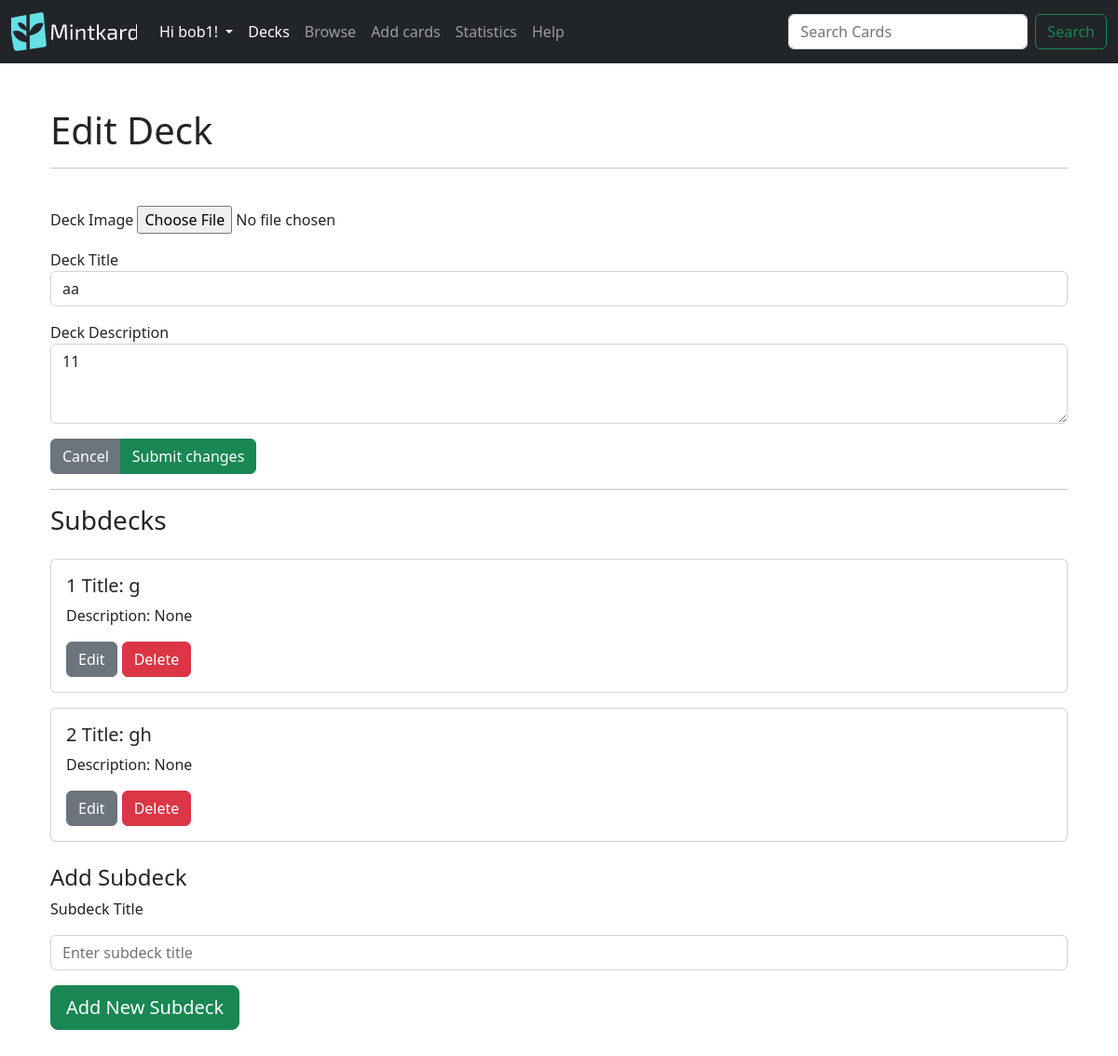
/decks/edit-deck/3 (signed in), run on the app's committed database.
### mintkard/models.py (models this page shows)
class User(db.Model,UserMixin):
    id = db.Column(db.Integer,primary_key= True)
    username = db.Column(db.String(100), unique = True)
    email = db.Column(db.String(75),unique=True)
    password = db.Column(db.String(150))
    decks = db.relationship('Deck',backref = 'user_decks',lazy=True)#stores all the decks that the owner owns, in the parents class

class Deck(db.Model):
    id = db.Column(db.Integer, primary_key=True)
    name = db.Column(db.String(100),nullable=False)
    description = db.Column(db.String(100))
    date = db.Column(db.DateTime(timezone=True),default=func.now())
    image_hash = db.Column(db.String, nullable=True)#new
    parent_id = db.Column(db.Integer, db.ForeignKey('deck.id'))#This is the foreign key for the parent deck
    children_deck = db.relationship('Deck',backref=db.backref('parent', remote_side=[id]),primaryjoin='Deck.parent_id == Deck.id')#This is the relationship for the child deck, the backref is the parent deck, the primaryjoin is the foreign key for the child deck
    cards = db.relationship('Card',lazy= True,cascade='all, delete-orphan',backref='deck')#cascade will delete all the cards in the deck if its deleted
    user_id = db.Column(db.Integer, db.ForeignKey('user.id'))

### mintkard/decks.py (the view, shortened to what this page needs)
@login_required
@decks.route('/edit-deck/<int:deck_id>',methods=['GET','POST'])
def edit_deck(deck_id):
    try:
        current_deck = Deck.query.filter_by(id=deck_id,user_id =current_user.id).first()#.all()    parent_id=None,
    except Exception as e:
        flash('Error : {}'.format(e),category='danger')
    if current_deck is None:
        flash('Deck id cannot be found',category='danger')
        return redirect(url_for('decks.decks_route'),code=301)
    return render_template("edit_deck.html",deck=current_deck)

### mintkard/decks.py (called while the page is built)
@decks.before_request
@login_required
def before_request():
    try:
        g.fmanager = FlashcardManager(user=current_user.id, app=current_app)
        g.fmanagerstats = FlashcardManagerStats(user=current_user.id, app=current_app)
        g.fmanagerstats_public = FlashcardManagerPublicStats(user=None,app=current_app)#there is no user as it gets the apps average data
    except Exception as e:
        flash('Error inilizing flashcard manager: {}'.format(e),category='danger')

### mintkard/templates/edit_deck.html (shortened to what this page needs)
{% extends 'layout.html' %}
{% block body %}
<div class="container my-5">
  <h1>
    Edit Deck
  </h1>
  <hr>
  <br>
  <form method="post" enctype="multipart/form-data">
    <div class="d-grid gap-3">
      <div class="form-group">
        <label for="deckImage">Deck Image</label>
        <input type="file" name="image" accept="image/*">
      </div>
      <div class="form-group">
        <label for="deckTitle">Deck Title</label>
        <input type="text" class="form-control" name="name" value="{{deck.name}}">
      </div>
      <div class="form-group">
        <label for="deckDescription">Deck Description</label>
        <textarea class="form-control" name="description" rows="3">{{deck.description}}</textarea>
      </div>
    </div>
    <div class="btn-group mt-3">
      <a type="button" class="btn btn-secondary" href="/decks/">Cancel</a>
      <input type="submit" class="btn btn-success" name="submit" value="Submit changes"></input>
    </div>
  </form>
  <hr>
  <h3>Subdecks</h3>
  <div id="flashcard-deck" class="d-grid ">
    {% for subdeck in deck.children_deck %}
    <div class="card mt-3">
      <div class="card-body">
        <h5 class="card-title">{{loop.index}} Title: {{subdeck.name}}</h5>
        <p class="card-text">Description: {{subdeck.description}}</p>
        <div class=" d-flex ">
          <a class="btn btn-secondary mr-3" href=/decks/edit-deck/{{subdeck.id}}>Edit</a>
          <form method = "post"><button class="btn btn-danger ml-3" type="submit" name="delete_subdeck" value="{{subdeck.id}}" style="margin-left: 5px">Delete</button></form>
        </div>
      </div>
    </div>
    {% endfor %}
  </div>
  <br>
  <h4> Add Subdeck</h4>
  <form method="post">
    <div class="form-group d-grid gap-3">
      <label for="subdeck_title">Subdeck Title</label>
      <input type="text" class="form-control" name="subdeck_name" id="subdeck_title" placeholder="Enter subdeck title">
    </div>
    <div class="btn-group mt-3">
      <button type="submit" class="btn btn-success btn-lg" name="add_subdeck" value="add">Add New Subdeck</button>
    </div>
  </form>
</div>
{% endblock %}

### mintkard/templates/layout.html (shortened to what this page needs)
<!DOCTYPE html>
<html lang="en">
<head>
    <link rel="stylesheet" href="https://cdnjs.cloudflare.com/ajax/libs/font-awesome/4.7.0/css/font-awesome.min.css">
</head>
<link href="https://cdn.jsdelivr.net/npm/bootstrap@5.2.3/dist/css/bootstrap.min.css" rel="stylesheet"
>
<body>
    <nav class="navbar navbar-expand-lg navbar-dark bg-dark">
        <div class="container-fluid">
            <a class="navbar-brand" href="/home"><img src="/static/logo.png" alt="Mintkard" width="135" height="42"></a>
            <div class="collapse navbar-collapse" id="navbarSupportedContent">
                <ul class="navbar-nav me-auto mb-2 mb-lg-0">
                    {% if current_user.is_authenticated %}
                    <li class="nav-item dropdown">
                        <a class="nav-link dropdown-toggle" href="#" id="navbarDropdown" role="button" data-bs-toggle="dropdown" aria-expanded="false" style="color:white">
                            Hi {{ current_user.username }}!
                        </a>
                    </li>
                    <li class="nav-item">
                        <a class="nav-link active" aria-current="page" href="/decks/">Decks</a>
                    </li>
                    <li class="nav-item">
                        <a class="nav-link" href="/decks/browse">Browse</a>
                    </li>
                    <li class="nav-item">
                        <a class="nav-link" href="/decks/create">Add cards</a>
                    </li>
                    <li class="nav-item">
                        <a class="nav-link" href="/decks/stats">Statistics</a>
                    </li>
                    <li class="nav-item">
                        <a class="nav-link" href="/decks/help">Help</a>
                    </li>
                    {% endif %}
                </ul>
                <form  action ="{{url_for('decks.browse')}}" class="d-flex">
                    <input class="form-control me-2" name ="search" type="search" placeholder="Search Cards" aria-label="Search">
                    <button class="btn btn-outline-success" type="submit">Search</button>
                </form>
            </div>
        </div>
    </nav>
    <div class="container mt-5">
    {% block body %}{% endblock %}
    </div>
</body>
</html>

### data on the page
User: username "bob1"
Deck: name "aa", description "11"
Deck: name "g", description "None", {{ subdeck.id }} 4 (drawn)
Deck: name "gh", description "None", {{ subdeck.id }} 5 (drawn)
